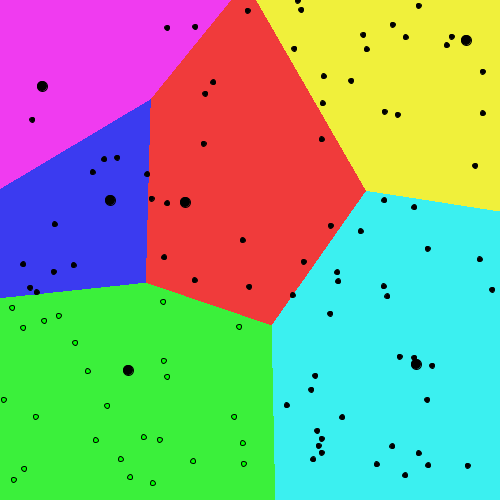
Frame 1 (no input)
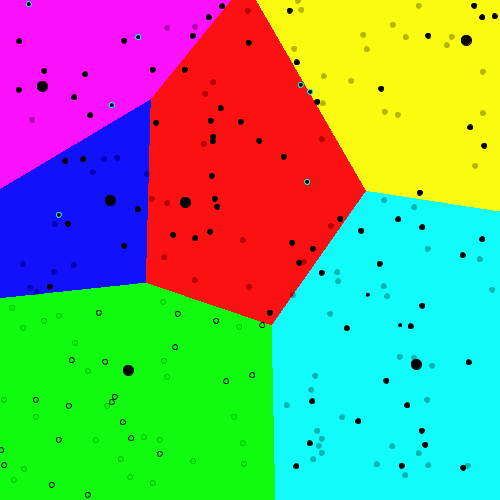
Frame 2 (the mouse pressed at the canvas centre, redrawn once)

The Processing sketch that drew these frames (run headless with seeded random() and noise(); the mouse was pressed at the canvas centre and the sketch redrawn once):

// Processing sketch: voronoi2
// ── voronoi2.pde
int i = 0;
int ncolors = 6;
int[] towers_x = new int[ncolors];
int[] towers_y = new int[ncolors];
color[] tower_colors = new color[ncolors];
int[] working_1x  = new int[100];
int[] working_1y  = new int[100];
 
int minDistance = 0;
int minIndex = 0;
 
 // this is run once.
void setup()
{
    size(500, 500);
       
    // smooth edges
    smooth();
    
    noLoop();
 
    tower_colors[0] = color(255, 0, 0); //red
    tower_colors[1] = color(0, 255, 0); //green
    tower_colors[2] = color(0, 0, 255); //blue
    tower_colors[3] = color(255, 255, 0); 
    tower_colors[4] = color(255, 0, 255);
    tower_colors[5] = color(0, 255, 255);
     
    // Set towers position, random
    for(i=0; i < ncolors; i = i+1)
    {
        towers_x[0] = int(random(width));
        towers_y[0] = int(random(height));
        towers_x[1] = int(random(width));
        towers_y[1] = int(random(height));
        towers_x[2] = int(random(width));
        towers_y[2] = int(random(height));
        towers_x[3] = int(random(width));
        towers_y[3] = int(random(height));
        towers_x[4] =  int(random(width));
        towers_y[4] = int(random(height));
        towers_x[5] =  int(random(width));
        towers_y[5] = int(random(height));
        
    }
    
    
    
}

void draw()

{  
  
  
    for(int px = 0; px < width; px++)
    {
      
         for(int py = 0; py < height; py++)
         {
           
             // Check distances to colors
             minDistance = ((px  - towers_x[0]) * (px - towers_x[0])) +  ((py  - towers_y[0]) * (py  - towers_y[0]));
             minIndex = 0;
 
             for (int nc = 1; nc < ncolors; nc++)
             {
                 int dist = ((px  - towers_x[nc]) * (px - towers_x[nc])) +  ((py  - towers_y[nc]) * (py  - towers_y[nc]));
          
                  
                 if (dist <= minDistance)
                 {
                     minDistance = dist;
                     minIndex = nc;
                }
                
            }
            stroke(tower_colors[minIndex]);
            point(px, py);
        }
        
    }
    

    for(int i = 0; i<100; i++){
      float x = random(width);
      float y = random(height);
     
  
      if( (((x  - towers_x[1]) * (x - towers_x[1])) +  ((y  - towers_y[1]) * (y  - towers_y[1])) <= ((x  - towers_x[0]) * (x - towers_x[0])) +  ((y  - towers_y[0]) * (y  - towers_y[0]))) 
      && 
      (((x  - towers_x[1]) * (x - towers_x[1])) +  ((y  - towers_y[1]) * (y  - towers_y[1])) <= ((x  - towers_x[2]) * (x - towers_x[2])) +  ((y  - towers_y[2]) * (y  - towers_y[2])))
      &&
      (((x  - towers_x[1]) * (x - towers_x[1])) +  ((y  - towers_y[1]) * (y  - towers_y[1])) <= ((x  - towers_x[3]) * (x - towers_x[3])) +  ((y  - towers_y[3]) * (y  - towers_y[3])))
      &&
      (((x  - towers_x[1]) * (x - towers_x[1])) +  ((y  - towers_y[1]) * (y  - towers_y[1])) <= ((x  - towers_x[4]) * (x - towers_x[4])) +  ((y  - towers_y[4]) * (y  - towers_y[4])))
      &&
      (((x  - towers_x[1]) * (x - towers_x[1])) +  ((y  - towers_y[1]) * (y  - towers_y[1])) <= ((x  - towers_x[5]) * (x - towers_x[5])) +  ((y  - towers_y[5]) * (y  - towers_y[5]))))
      {
      fill(tower_colors[1]);
      working_1x[i]  = int(x);
      working_1y[i]  = int(y);
      if(x != 0){
      int c = int(random(0, i));
      int b = working_1x[int(random(0, i))];
      if(b != 0){
      }
      }
//      ellipse(working_1x[i], working_1y[i], 20, 20); 
//      ellipse(working_1x[i], working_1y[i], 20, 20); 
      stroke(0);
      }
      

//      else if( (((x  - towers_x[2]) * (x - towers_x[2])) +  ((y  - towers_y[2]) * (y  - towers_y[2])) <= ((x  - towers_x[0]) * (x - towers_x[0])) +  ((y  - towers_y[0]) * (y  - towers_y[0]))) && 
//      ((x  - towers_x[2]) * (x - towers_x[2])) +  ((y  - towers_y[2]) * (y  - towers_y[2])) <= ((x  - towers_x[1]) * (x - towers_x[1])) +  ((y  - towers_y[1]) * (y  - towers_y[1]))
//      &&
//      ((x  - towers_x[2]) * (x - towers_x[2])) +  ((y  - towers_y[2]) * (y  - towers_y[2])) <= ((x  - towers_x[3]) * (x - towers_x[3])) +  ((y  - towers_y[3]) * (y  - towers_y[3]))
//      &&
//      ((x  - towers_x[2]) * (x - towers_x[2])) +  ((y  - towers_y[2]) * (y  - towers_y[2])) <= ((x  - towers_x[4]) * (x - towers_x[4])) +  ((y  - towers_y[4]) * (y  - towers_y[4]))
//      &&
//      ((x  - towers_x[2]) * (x - towers_x[2])) +  ((y  - towers_y[2]) * (y  - towers_y[2])) <= ((x  - towers_x[5]) * (x - towers_x[5])) +  ((y  - towers_y[5]) * (y  - towers_y[5])))
//      {
//      fill(tower_colors[2]);
////       println(x, y, 2);
//      stroke(0);
//      }
//      
//      else if( (((x  - towers_x[3]) * (x - towers_x[3])) +  ((y  - towers_y[3]) * (y  - towers_y[3])) <= ((x  - towers_x[0]) * (x - towers_x[0])) +  ((y  - towers_y[0]) * (y  - towers_y[0]))) && 
//      ((x  - towers_x[3]) * (x - towers_x[3])) +  ((y  - towers_y[3]) * (y  - towers_y[3])) <= ((x  - towers_x[1]) * (x - towers_x[1])) +  ((y  - towers_y[1]) * (y  - towers_y[1]))
//      &&
//      ((x  - towers_x[3]) * (x - towers_x[3])) +  ((y  - towers_y[3]) * (y  - towers_y[3])) <= ((x  - towers_x[2]) * (x - towers_x[2])) +  ((y  - towers_y[2]) * (y  - towers_y[2]))
//      &&
//      ((x  - towers_x[3]) * (x - towers_x[3])) +  ((y  - towers_y[3]) * (y  - towers_y[3])) <= ((x  - towers_x[4]) * (x - towers_x[4])) +  ((y  - towers_y[4]) * (y  - towers_y[4]))
//      &&
//      ((x  - towers_x[3]) * (x - towers_x[3])) +  ((y  - towers_y[3]) * (y  - towers_y[3])) <= ((x  - towers_x[5]) * (x - towers_x[5])) +  ((y  - towers_y[5]) * (y  - towers_y[5])))
//      {
//      fill(tower_colors[3]);
////       println(x, y, 3);
//      stroke(0);
//      }
//      
//      else if( (((x  - towers_x[4]) * (x - towers_x[4])) +  ((y  - towers_y[4]) * (y  - towers_y[4])) <= ((x  - towers_x[0]) * (x - towers_x[0])) +  ((y  - towers_y[0]) * (y  - towers_y[0]))) && 
//      ((x  - towers_x[4]) * (x - towers_x[4])) +  ((y  - towers_y[4]) * (y  - towers_y[4])) <= ((x  - towers_x[1]) * (x - towers_x[1])) +  ((y  - towers_y[1]) * (y  - towers_y[1]))
//      &&
//      ((x  - towers_x[4]) * (x - towers_x[4])) +  ((y  - towers_y[4]) * (y  - towers_y[4])) <= ((x  - towers_x[2]) * (x - towers_x[2])) +  ((y  - towers_y[2]) * (y  - towers_y[2]))
//      &&
//      ((x  - towers_x[4]) * (x - towers_x[4])) +  ((y  - towers_y[4]) * (y  - towers_y[4])) <= ((x  - towers_x[3]) * (x - towers_x[3])) +  ((y  - towers_y[3]) * (y  - towers_y[3]))
//      &&
//      ((x  - towers_x[4]) * (x - towers_x[4])) +  ((y  - towers_y[4]) * (y  - towers_y[4])) <= ((x  - towers_x[5]) * (x - towers_x[5])) +  ((y  - towers_y[5]) * (y  - towers_y[5])))
//      {
//      fill(tower_colors[4]);
////       println(x, y, 4);
//      stroke(0);
//      }
//      
//      else if( (((x  - towers_x[5]) * (x - towers_x[5])) +  ((y  - towers_y[5]) * (y  - towers_y[5])) <= ((x  - towers_x[0]) * (x - towers_x[0])) +  ((y  - towers_y[0]) * (y  - towers_y[0]))) && 
//      ((x  - towers_x[5]) * (x - towers_x[5])) +  ((y  - towers_y[5]) * (y  - towers_y[5])) <= ((x  - towers_x[1]) * (x - towers_x[1])) +  ((y  - towers_y[1]) * (y  - towers_y[1]))
//      &&
//      ((x  - towers_x[5]) * (x - towers_x[5])) +  ((y  - towers_y[5]) * (y  - towers_y[5])) <= ((x  - towers_x[2]) * (x - towers_x[2])) +  ((y  - towers_y[2]) * (y  - towers_y[2]))
//      &&
//      ((x  - towers_x[5]) * (x - towers_x[5])) +  ((y  - towers_y[5]) * (y  - towers_y[5])) <= ((x  - towers_x[3]) * (x - towers_x[3])) +  ((y  - towers_y[3]) * (y  - towers_y[3]))
//      &&
//      ((x  - towers_x[5]) * (x - towers_x[5])) +  ((y  - towers_y[5]) * (y  - towers_y[5])) <= ((x  - towers_x[4]) * (x - towers_x[4])) +  ((y  - towers_y[4]) * (y  - towers_y[4])))
//      {
//      fill(tower_colors[5]);
////       println(x, y, 5);
//      stroke(0);
//      }
//      
//      else if( (((x  - towers_x[0]) * (x - towers_x[0])) +  ((y  - towers_y[0]) * (y  - towers_y[0])) <= ((x  - towers_x[5]) * (x - towers_x[5])) +  ((y  - towers_y[5]) * (y  - towers_y[5]))) && 
//      (((x  - towers_x[0]) * (x - towers_x[0])) +  ((y  - towers_y[0]) * (y  - towers_y[0])) <= ((x  - towers_x[1]) * (x - towers_x[1])) +  ((y  - towers_y[1]) * (y  - towers_y[1])))
//      &&
//      (((x  - towers_x[0]) * (x - towers_x[0])) +  ((y  - towers_y[0]) * (y  - towers_y[0])) <= ((x  - towers_x[2]) * (x - towers_x[2])) +  ((y  - towers_y[2]) * (y  - towers_y[2])))
//      &&
//      (((x  - towers_x[0]) * (x - towers_x[0])) +  ((y  - towers_y[0]) * (y  - towers_y[0])) <= ((x  - towers_x[3]) * (x - towers_x[3])) +  ((y  - towers_y[3]) * (y  - towers_y[3])))
//      &&
//      (((x  - towers_x[0]) * (x - towers_x[0])) +  ((y  - towers_y[0]) * (y  - towers_y[0])) <= ((x  - towers_x[4]) * (x - towers_x[4])) +  ((y  - towers_y[4]) * (y  - towers_y[4]))))
//      {
//      fill(tower_colors[0]);
////       println(x, y, 0);
//      stroke(0);
//      }
      

      ellipse(x, y, 5, 5);
      
      fill(0);
    }
    
          for(i=0; i < 6; i = i+1)
    {
        
        ellipse(towers_x[i], towers_y[i], 10, 10);
        
    }
}

void mouseClicked(){
  clear();
  setup();
  redraw();
  
}
